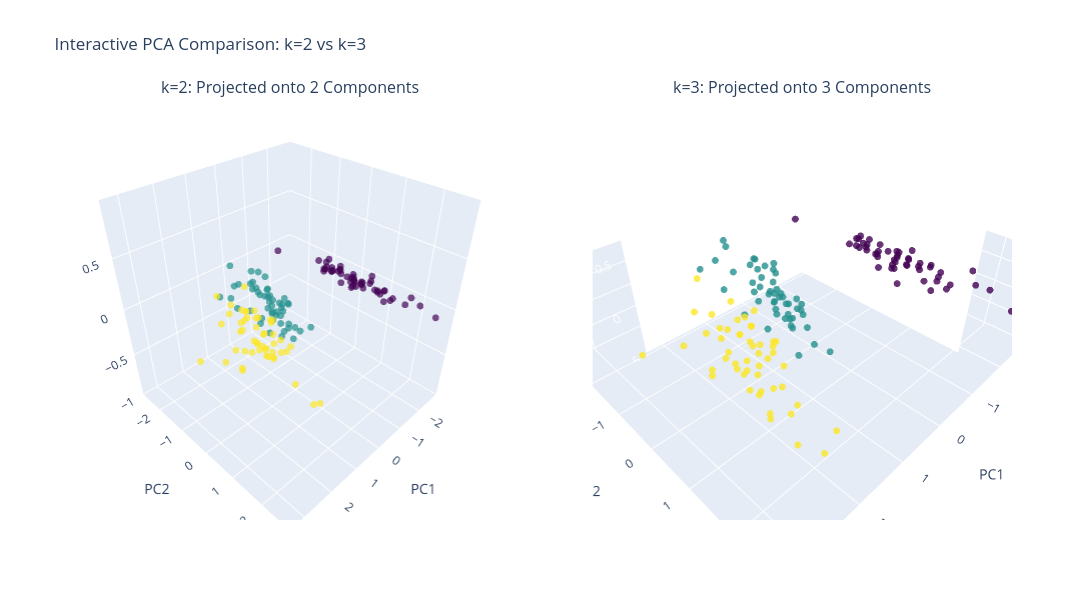

Notebook source saved alongside this figure:
### Markdown cell above
### 3D Subplots of 2 and 3 Components

### Code cell
from plotly.subplots import make_subplots
import plotly.graph_objects as go

# 1. Initialize Subplots (1 row, 2 columns) 
fig = make_subplots(
    rows=1, cols=2,
    specs=[[{'type': 'scene'}, {'type': 'scene'}]],
    subplot_titles=("k=2: Projected onto 2 Components", "k=3: Projected onto 3 Components")
)

# --- Subplot 1: k=2 ---
fig.add_trace(
    go.Scatter3d(
        x=X_reduced2[:, 0],
        y=X_reduced2[:, 1],
        z=np.zeros(X_reduced2.shape[0]),
        mode='markers',
        marker=dict(size=4, color=data.target, colorscale='Viridis', opacity=0.7),
        text=[data.target_names[i] for i in labels2],
        hoverinfo='text',
        name="k=2 Data"
    ),
    row=1, col=1
)

# --- Subplot 2: k=3 ---
fig.add_trace(
    go.Scatter3d(
        x=X_reduced3[:, 0],
        y=X_reduced3[:, 1],
        z=X_reduced3[:, 2],
        mode='markers',
        marker=dict(size=4, color=data.target, colorscale='Viridis', opacity=0.8),
        text=[data.target_names[i] for i in labels3],
        hoverinfo='text',
        name="k=3 Data"
    ),
    row=1, col=2
)

# 2. Layout & Styling
fig.update_layout(
    height=600, 
    width=1100,
    title_text="Interactive PCA Comparison: k=2 vs k=3",
    showlegend=False
)

# Update axis titles for both subplots
fig.update_scenes(xaxis_title="PC1", yaxis_title="PC2", zaxis_title="PC3")

fig.show()

### Figure 1 — Plotly figure (JSON) as saved in the notebook; plotly's stock layout.template omitted (floating-point values rounded to 4 significant figures; data arrays with more than 128 entries replaced by an {"elided": "..."} marker saying what was removed)
{"data": [{"hoverinfo": "text", "marker": {"color": {"elided": "150 int values"}, "colorscale": [[0, "#440154"], [0.1111, "#482878"], [0.2222, "#3e4989"], [0.3333, "#31688e"], [0.4444, "#26828e"], [0.5556, "#1f9e89"], [0.6667, "#35b779"], [0.7778, "#6ece58"], [0.8889, "#b5de2b"], [1, "#fde725"]], "opacity": 0.7, "size": 4}, "mode": "markers", "name": "k=2 Data", "scene": "scene", "text": {"elided": "150 str values"}, "type": "scatter3d", "x": {"elided": "150 float values"}, "y": {"elided": "150 float values"}, "z": {"elided": "150 float values"}}, {"hoverinfo": "text", "marker": {"color": {"elided": "150 int values"}, "colorscale": [[0, "#440154"], [0.1111, "#482878"], [0.2222, "#3e4989"], [0.3333, "#31688e"], [0.4444, "#26828e"], [0.5556, "#1f9e89"], [0.6667, "#35b779"], [0.7778, "#6ece58"], [0.8889, "#b5de2b"], [1, "#fde725"]], "opacity": 0.8, "size": 4}, "mode": "markers", "name": "k=3 Data", "scene": "scene2", "text": {"elided": "150 str values"}, "type": "scatter3d", "x": {"elided": "150 float values"}, "y": {"elided": "150 float values"}, "z": {"elided": "150 float values"}}], "layout": {"annotations": [{"font": {"size": 16}, "showarrow": false, "text": "k=2: Projected onto 2 Components", "x": 0.225, "xanchor": "center", "xref": "paper", "y": 1, "yanchor": "bottom", "yref": "paper"}, {"font": {"size": 16}, "showarrow": false, "text": "k=3: Projected onto 3 Components", "x": 0.775, "xanchor": "center", "xref": "paper", "y": 1, "yanchor": "bottom", "yref": "paper"}], "height": 600, "scene": {"domain": {"x": [0, 0.45], "y": [0, 1]}, "xaxis": {"title": {"text": "PC1"}}, "yaxis": {"title": {"text": "PC2"}}, "zaxis": {"title": {"text": "PC3"}}}, "scene2": {"domain": {"x": [0.55, 1], "y": [0, 1]}, "xaxis": {"title": {"text": "PC1"}}, "yaxis": {"title": {"text": "PC2"}}, "zaxis": {"title": {"text": "PC3"}}}, "showlegend": false, "title": {"text": "Interactive PCA Comparison: k=2 vs k=3"}, "width": 1100}}
